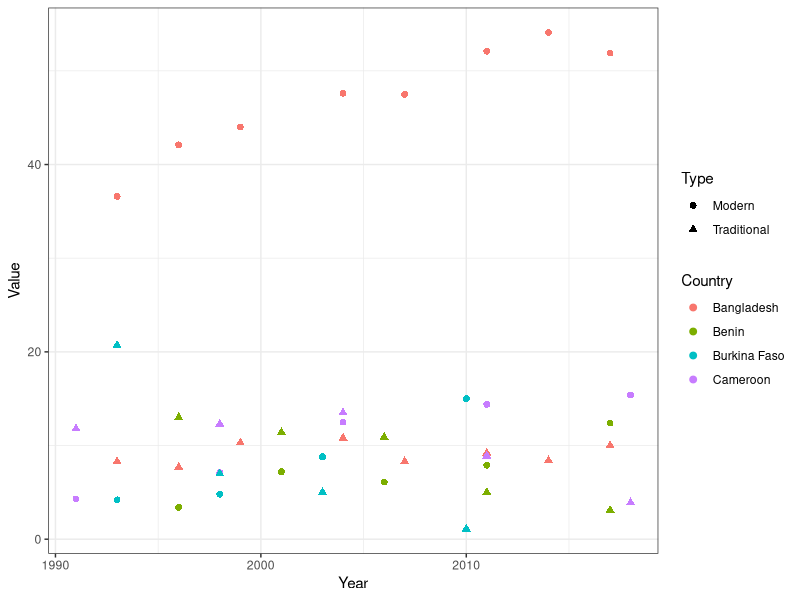
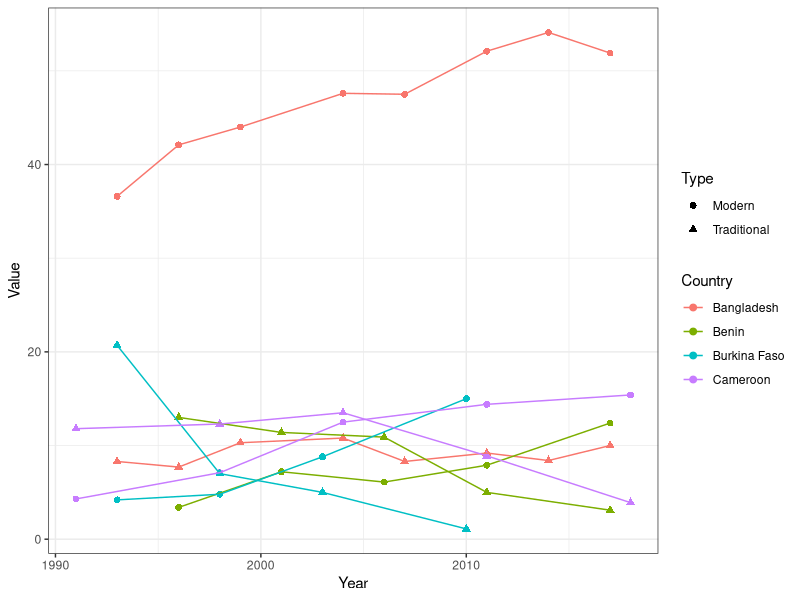
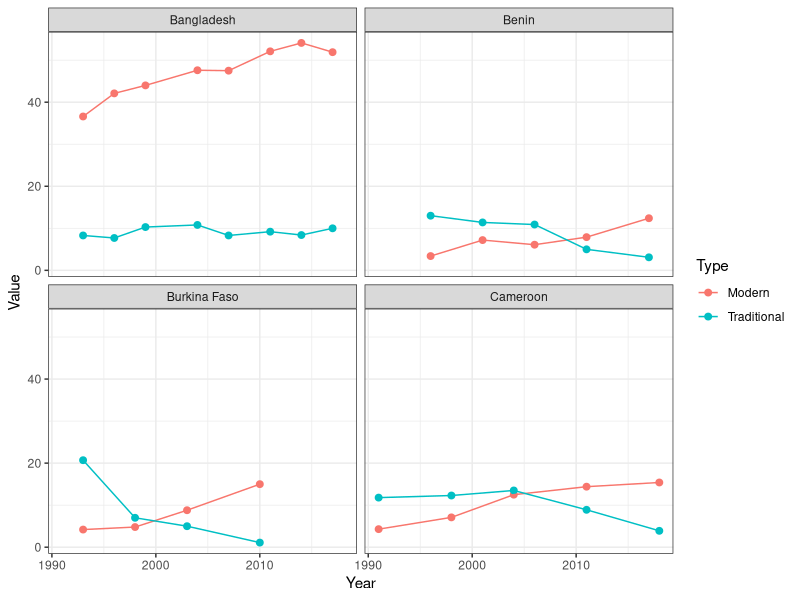
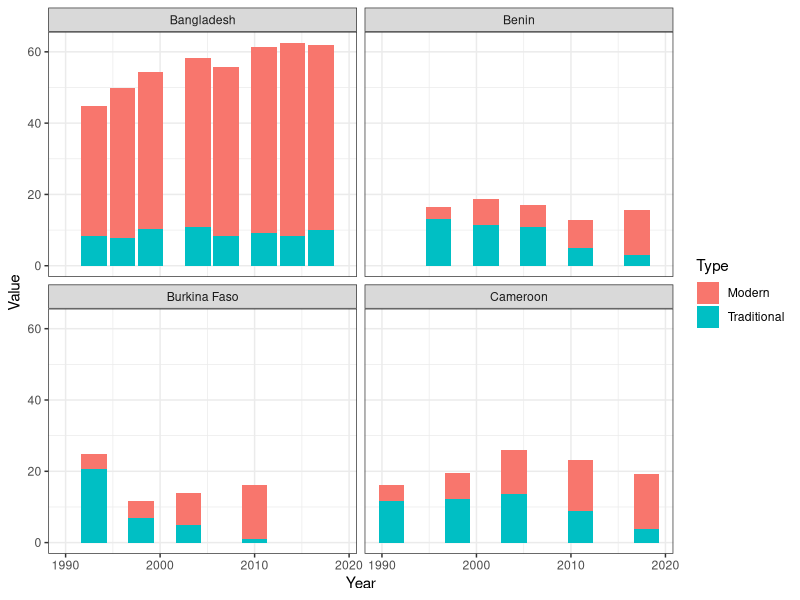
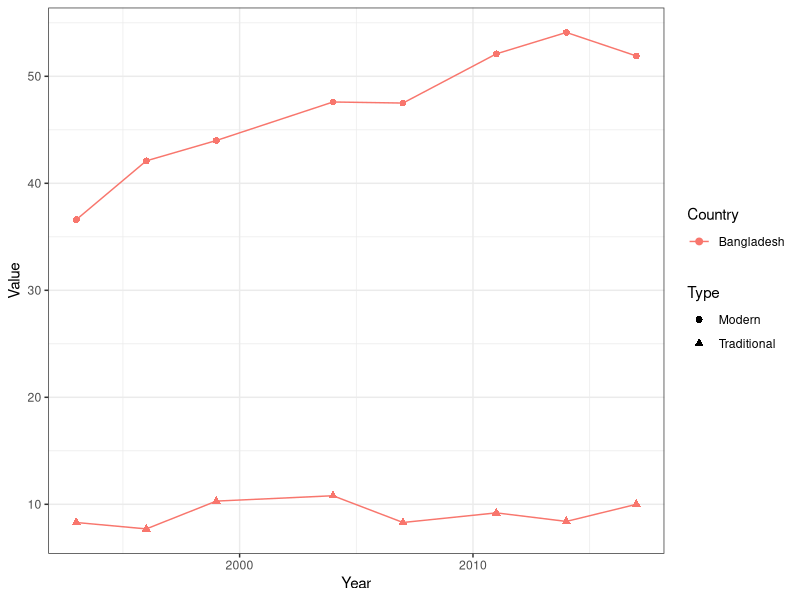
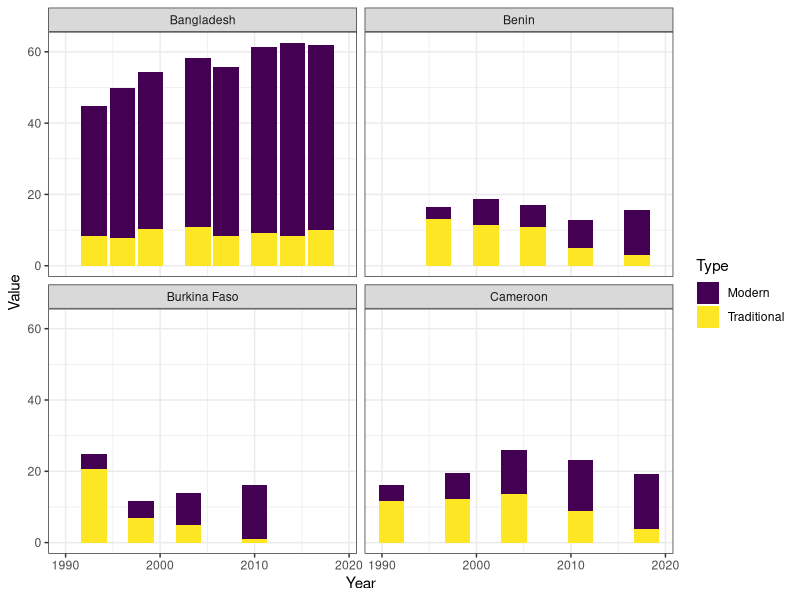
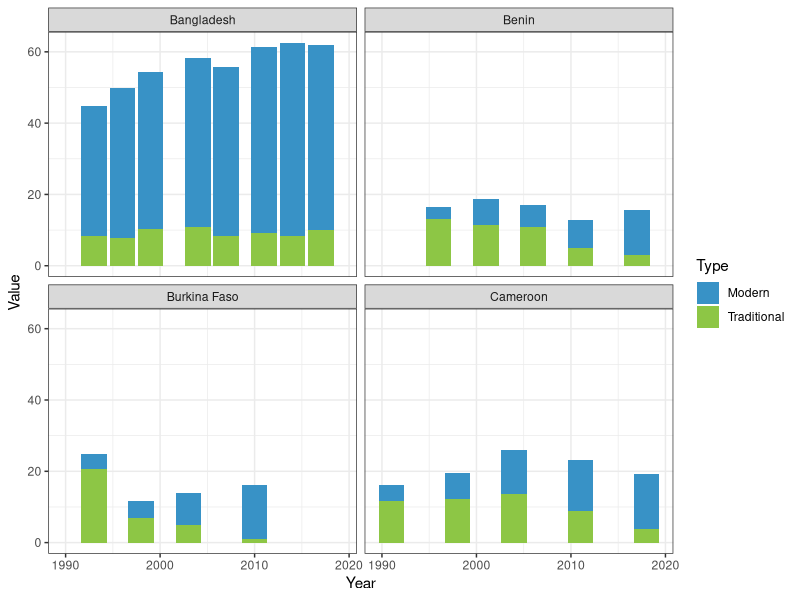
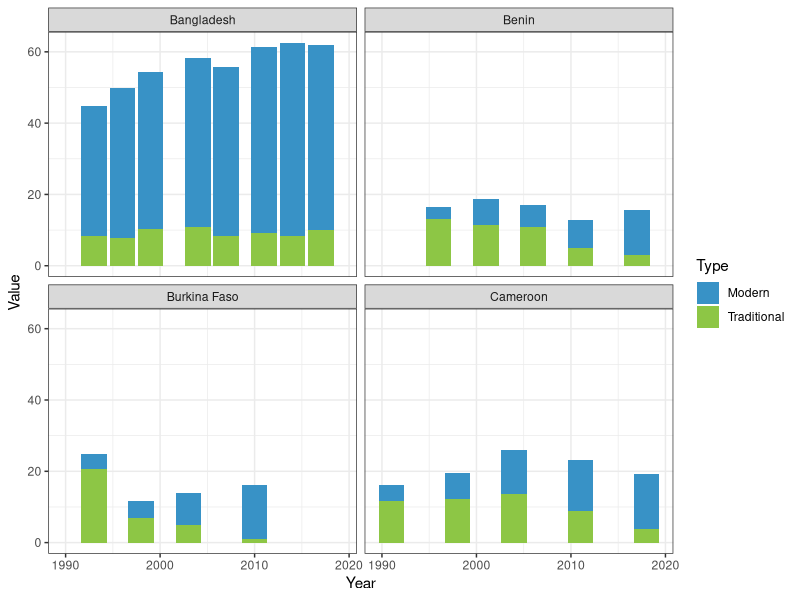

Here is the R script that generated these plots, in order:
# GGPlot Introduction for Avenir Health
# Janurary 2022
# Kristin Bietsch, PhD, Avenir Health


# https://www.rstudio.com/resources/cheatsheets/

library(tidyverse)
library(viridis)

setwd("C:/Users/KristinBietsch/files/R Code/2022 Training")

# Load Data
data <- read.csv("CPR Trends.csv")

# Prepare data- it helps if everythig is long (like a Pivot Table)
data_long <- data %>% gather(Type, Value, Modern:Traditional)

# Build basic graphics (point, line, stacked bar)

ggplot(data_long, aes(x=Year, y=Value, color=Country, shape=Type)) +
  geom_point(size=2) +
  theme_bw()

ggplot(data_long, aes(x=Year, y=Value, color=Country, shape=Type)) +
  geom_point(size=2) +
  geom_line() +
  theme_bw()

# Facet
ggplot(data_long, aes(x=Year, y=Value, color=Type)) +
  geom_point(size=2) +
  geom_line() +
  facet_wrap(~ Country) +
  theme_bw()


ggplot(data_long, aes(x=Year, y=Value, fill=Type)) +
  geom_bar(position="stack", stat="identity") +
  facet_wrap(~ Country) +
  theme_bw()


# Subset

ggplot(subset(data_long, Country=="Bangladesh"), aes(x=Year, y=Value, color=Country, shape=Type)) +
  geom_point(size=2) +
  geom_line() +
  theme_bw()


# Change colors
ggplot(data_long, aes(x=Year, y=Value, fill=Type)) +
  geom_bar(position="stack", stat="identity") +
  facet_wrap(~ Country) +
  scale_fill_viridis(discrete=TRUE) +
  theme_bw()


ggplot(data_long, aes(x=Year, y=Value, fill=Type)) +
  geom_bar(position="stack", stat="identity") +
  facet_wrap(~ Country) +
  scale_fill_manual(
    values = c('#3892C6','#8DC645'),
  breaks = c("Modern", "Traditional")) +
  theme_bw()


# Save file

# If you assign an object name to a graph, you can recall it to save it- otherwise you will be saving the most recent graphic in the viewer

# I can tell it the location, the file type, and the dimensions
ggsave("C:/Users/KristinBietsch/files/R Code/2022 Training/CPR Trends.png", width=8, height=8, units = "in")




graph1 <- ggplot(subset(data_long, Country=="Bangladesh"), aes(x=Year, y=Value, color=Country, shape=Type)) +
  geom_point(size=2) +
  geom_line() +
  theme_bw()

ggsave( "C:/Users/KristinBietsch/files/R Code/2022 Training/Bangladesh CPR Trends.png", graph1, width=8, height=8, units = "in")




